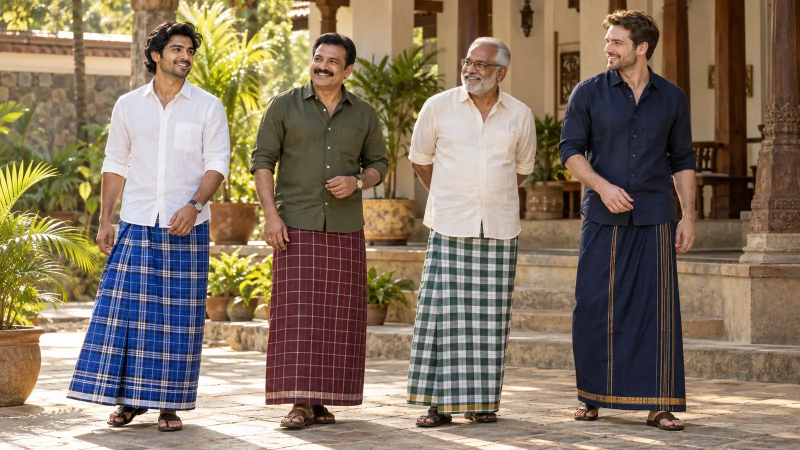
#> input picture images/hero-lungi-generations-2026.webp, 1599 x 900 px (shown at 1/2 size)
$ python apply_audit_upgrade.py
#> lines starting #> are read from the running program, lines starting #| are printed output that depends on the picture
from pathlib import Path
import re
from PIL import Image

ROOT = Path(__file__).resolve().parent
TODAY = "2026-09-07"

BUSINESS_PAGES = {
    "index.html", "about-podaturpet.html", "blue-border-lungi-wholesale.html",
    "cotton-lungi-wholesale.html", "handloom-lungis.html",
    "how-checked-lungis-are-made.html", "lungi-product-catalogue.html",
    "lungi-suppliers-mumbai.html", "lungi-wholesale-bengaluru.html",
    "lungi-wholesale-chennai.html", "lungi-wholesale-delhi.html",
    "lungi-wholesale-hyderabad.html", "lungi-wholesale-india.html",
    "lungi-wholesale-kerala.html", "lungi-wholesale-kolkata.html",
    "lungi-wholesale-worldwide.html", "modern-lungi-global-collection.html",
    "modern-lungi-investors-research-partners.html",
    "modern-lungi-product-innovation.html", "podaturpet-lungi-weaving-story.html",
    "podaturpet-textile-supplier-enquiry.html", "podaturpet-weaving-textiles.html",
    "powerloom-lungis.html", "white-checked-lungi-wholesale.html",
    "wholesale-lungi-sample-buying-guide.html", "wholesale-lungis-malaysia.html",
    "wholesale-lungis-oman.html", "wholesale-lungis-saudi-arabia.html",
    "wholesale-lungis-singapore.html", "wholesale-lungis-sri-lanka.html",
    "wholesale-lungis-uae.html",
}

TITLE_UPDATES = {
    "blue-border-lungi-wholesale.html": "Blue Border Lungi Wholesale | Podaturpet",
    "cotton-lungi-wholesale.html": "Cotton Lungi Wholesale | Podaturpet",
    "lungi-product-catalogue.html": "Wholesale Lungi Catalogue | Podaturpet",
    "lungi-wholesale-bengaluru.html": "Wholesale Lungis Bengaluru | Podaturpet",
    "lungi-wholesale-delhi.html": "Wholesale Lungis Delhi | Podaturpet",
    "lungi-wholesale-india.html": "Wholesale Lungis India | Podaturpet",
    "lungi-wholesale-kolkata.html": "Wholesale Lungis Kolkata | Podaturpet",
    "modern-lungi-investors-research-partners.html": "Modern Lungi Research Partners | Podaturpet",
    "podaturpet-government-offices.html": "Podaturpet Government Offices & Contacts",
    "podaturpet-local-business-directory.html": "Podaturpet Local Business Directory",
    "podaturpet-lungi-weaving-story.html": "Podaturpet Lungi Weaving Story",
    "podaturpet-stories-and-culture.html": "Podaturpet Stories, Festivals & Culture",
    "podaturpet-textile-supplier-enquiry.html": "Podaturpet Textile Business Enquiry",
    "podaturpet-town-guide.html": "Podaturpet Town Guide | Services & Travel",
    "podaturpet-useful-information.html": "Podaturpet Useful Information & Services",
}

DESCRIPTION_UPDATES = {
    "index.html": "Explore photographed checked lungi designs from Podaturpet, Tamil Nadu. Request samples, specifications and wholesale quotations for India and international markets.",
    "blue-border-lungi-wholesale.html": "Explore white checked lungis with blue borders. Send your quantity, destination and sample requirements for a direct Podaturpet wholesale discussion.",
    "cotton-lungi-wholesale.html": "Explore checked cotton lungi designs from Podaturpet and send your quantity, specifications and destination for a wholesale quotation.",
    "modern-lungi-global-collection.html": "Explore Modern Lungi styling concepts for travel, streetwear, resort and everyday use. Concept designs are presented for research and development.",
    "modern-lungi-investors-research-partners.html": "Explore research, testing and product-development opportunities for the Modern Lungi concept from Podaturpet.",
    "modern-lungi-product-innovation.html": "Explore Modern Lungi product concepts combining woven identity with travel, storage, movement and climate-focused design ideas.",
    "white-checked-lungi-wholesale.html": "Explore white checked lungi designs and send your quantity, destination, measurements and sample requirements for wholesale discussion.",
}

REFERENCES = {
    "Classic White Checks": "PT-WC-01",
    "White &amp; Blue Border": "PT-BB-02",
    "Everyday Colour": "PT-CC-03",
    "Heritage Checks": "PT-HC-04",
    "Blue Check Designs": "PT-PC-05",
    "Understated Checks": "PT-NC-06",
}

PRODUCT_PAGE_REFERENCES = {
    "white-checked-lungi-wholesale.html": ("PT-WC-01", "Classic white checks"),
    "blue-border-lungi-wholesale.html": ("PT-BB-02", "White with blue border"),
    "cotton-lungi-wholesale.html": ("PT-CC-03", "Colourful checked cotton styles"),
    "handloom-lungis.html": ("PT-HC-04", "Heritage check styles"),
    "powerloom-lungis.html": ("PT-PC-05", "Blue powerloom check styles"),
}

MARKET_GUIDES = {
    "wholesale-lungis-uae.html": (
        "Preparing a UAE buyer enquiry",
        "For a quotation intended for Dubai, Sharjah, Abu Dhabi or another UAE destination, send the delivery emirate, expected quantity by design, preferred packing and whether you need samples before approval. Ask the team to separate product price, packing and delivery estimates so the commercial comparison is clear. Import documentation, labelling, freight mode and local clearance remain subject to confirmation with the buyer and logistics provider."
    ),
    "wholesale-lungis-saudi-arabia.html": (
        "Preparing a Saudi Arabia buyer enquiry",
        "Share the destination city, buyer type, expected quantities, preferred colours, measurements and carton requirements. If retail labelling or bilingual information is required, include that request before samples or production are discussed. Product classification, import documents, payment, freight and local compliance must be confirmed in writing with the supplying and logistics parties."
    ),
    "wholesale-lungis-oman.html": (
        "Preparing an Oman buyer enquiry",
        "Tell us whether the requirement is for a single shop, wholesale distribution or mixed retail supply, together with the delivery area, design mix and approximate quantity. Ask about sample consolidation, carton assortment and dispatch options before confirming an order. Freight, documentation, payment and local clearance are quoted only after the commercial requirement is clear."
    ),
    "wholesale-lungis-malaysia.html": (
        "Preparing a Malaysia buyer enquiry",
        "Send the buyer category, destination, preferred checked colours, required measurements and quantity per design. For a mixed retail assortment, identify how many pieces are needed in each colour or pattern and whether individual packing is required. Samples, labels, freight, customs documentation and payment terms must be confirmed before a bulk commitment."
    ),
    "wholesale-lungis-sri-lanka.html": (
        "Preparing a Sri Lanka buyer enquiry",
        "Include the destination, business type, design references, measurements, quantity and preferred packing. If you are comparing products for a specific retail segment, describe the expected colour range and presentation. Sample approval, commercial currency, transport, documentation and delivery responsibilities are confirmed separately for each enquiry."
    ),
    "wholesale-lungis-singapore.html": (
        "Preparing a Singapore buyer enquiry",
        "Provide the delivery location, business type, product references and quantity required per design. Buyers requesting smaller mixed assortments should specify colour counts, individual packing and sample expectations. Final availability, measurements, labelling, freight, import documentation and payment terms are confirmed in the written quotation process."
    ),
}

COUNTRY_PAGES = set(MARKET_GUIDES)

RESPONSIVE_SOURCES = {
    "images/hero-lungi-generations-2026.webp": (640, 960, 1280),
    "images/Newphoto1.jpeg": (480, 800),
    "images/newphoto2.jpeg": (480, 800),
    "images/lungi-colors.jpeg": (480, 800, 1200),
    "images/lungi-patterns.jpeg": (480, 800, 1200),
    "images/lungi-blue.jpeg": (480, 800, 1200),
    "images/lungi-grey.jpeg": (480, 800),
    "images/lungi-collection.jpeg": (480, 800, 1200),
}

RESPONSIVE_MAP = {}
responsive_dir = ROOT / "images" / "responsive"
responsive_dir.mkdir(parents=True, exist_ok=True)
for source_name, requested_widths in RESPONSIVE_SOURCES.items():
    source_path = ROOT / source_name
    with Image.open(source_path) as source_image:
#> source_image is the input picture: PIL image 1599x900 RGB; mean R, G, B 132.8, 116.4, 97.6
        source_width, source_height = source_image.size
#> source_width = 1599; source_height = 900
        candidates = []
        for width in requested_widths:
            if width >= source_width:
                continue
            height = round(source_height * width / source_width)
            output_name = f"{source_path.stem}-{width}.webp"
            output_path = responsive_dir / output_name
            resized = source_image.copy()
            resized.thumbnail((width, height), Image.Resampling.LANCZOS)
            resized.save(output_path, "WEBP", quality=82, method=6)
            candidates.append((f"/images/responsive/{output_name}", width))
#> this loop made 3 passes
#> pass 1, `resized.save(output_path, "WEBP", quality=82, method=6)`:
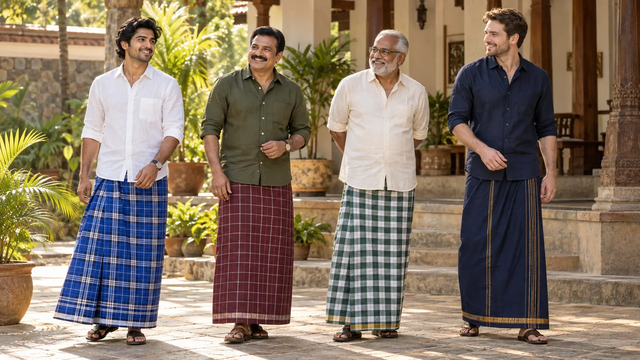
#> saved as hero-lungi-generations-2026-640.webp: PIL image 640x360 RGB; mean R, G, B 132.8, 116.4, 97.6
#> after the loop, candidates = 3 items
#> (the run stopped early here; a loop or call above may not have finished)
